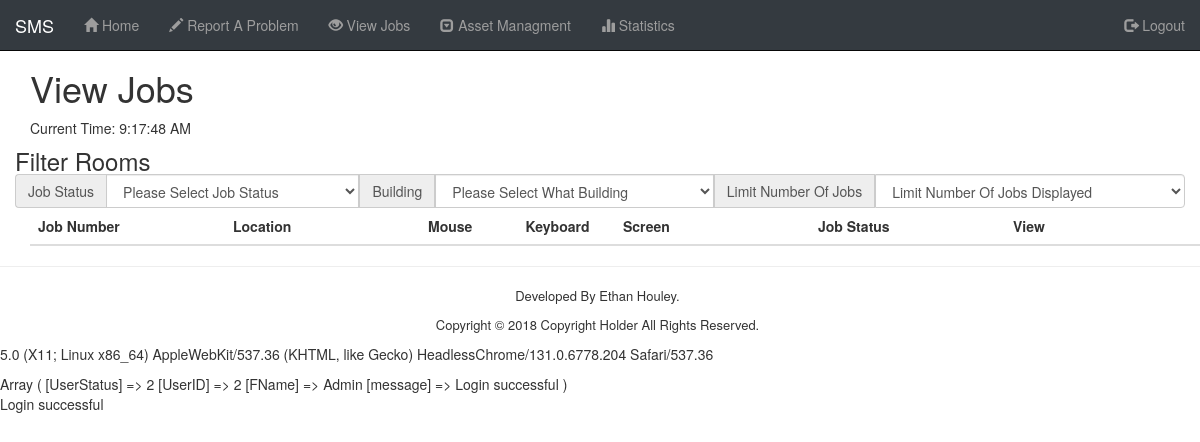
Page /View/View_Jobs.php (signed in) on the earlier database version.
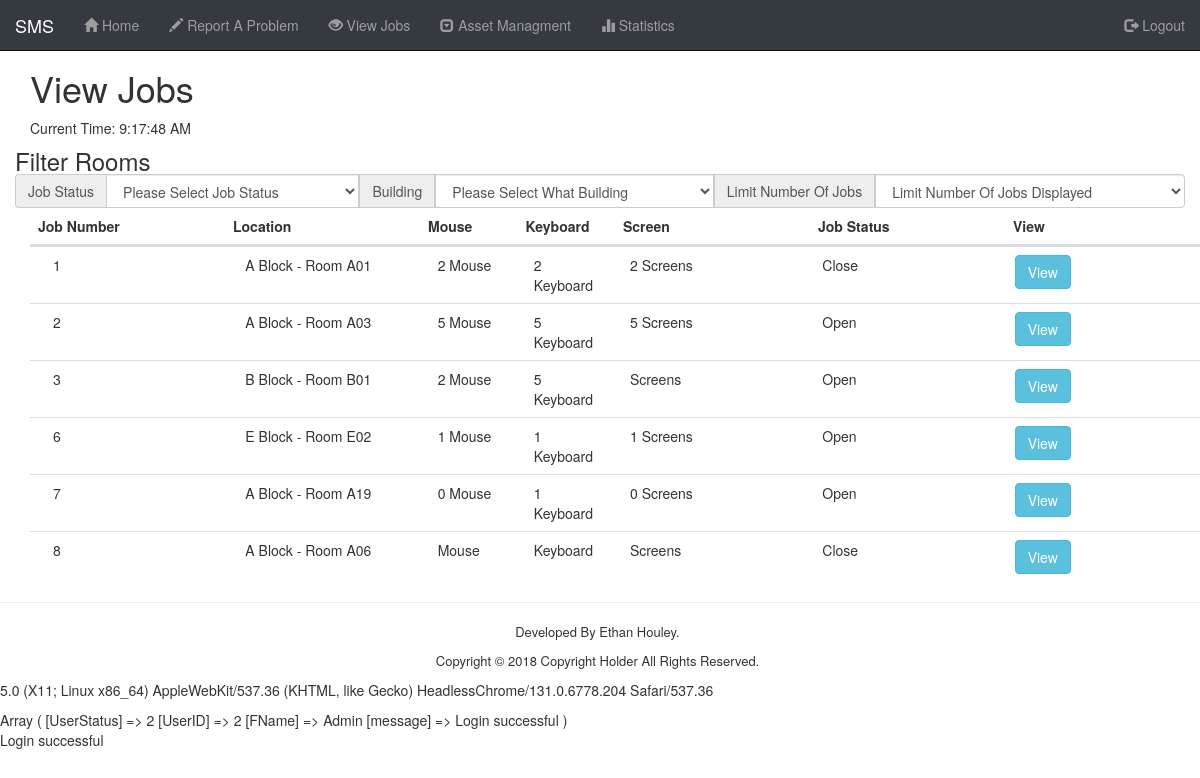
Same page on the later database version.
### tables this page shows
CREATE TABLE `job` (
  `JobID` int(10) UNSIGNED NOT NULL,
  `DateLogged` timestamp NOT NULL DEFAULT CURRENT_TIMESTAMP,
  `UserID` int(10) UNSIGNED NOT NULL,
  `RoomID` int(10) UNSIGNED NOT NULL,
  `AssetID` int(10) UNSIGNED DEFAULT NULL,
  `Broken_Mouse` varchar(255) DEFAULT NULL,
  `Broken_Keyboard` varchar(255) DEFAULT NULL,
  `Broken_Screen` varchar(255) DEFAULT NULL,
  `ExtraInfo` text,
  `JobStatusID` int(10) UNSIGNED NOT NULL DEFAULT '0',
  `PartsUsed` varchar(255) DEFAULT NULL,
  `DateComplete` timestamp NULL DEFAULT CURRENT_TIMESTAMP
);

CREATE TABLE `building` (
  `BuildingID` int(10) UNSIGNED NOT NULL,
  `BuildingName` varchar(255) NOT NULL
);

CREATE TABLE `rooms` (
  `RoomID` int(10) UNSIGNED NOT NULL,
  `RoomName` varchar(255) NOT NULL,
  `BuildingID` int(10) UNSIGNED NOT NULL
);

CREATE TABLE `jobstatus` (
  `JobStatusID` int(10) UNSIGNED NOT NULL,
  `JobStatusName` varchar(10) NOT NULL
);

### Model/Functions.php (called while the page is built, shortened)
<?php
  function ViewAllJobs() {
    $JobsLogged_MySQL = "SELECT * FROM job
    INNER JOIN rooms ON job.RoomID = rooms.RoomID
    INNER JOIN building ON rooms.BuildingID = building.BuildingID
    INNER JOIN jobstatus ON job.JobStatusID = jobstatus.JobStatusID;";
    $conn = dbConnect();
    $stmt = $conn->prepare($JobsLogged_MySQL);
    $stmt->execute();
    $CompleteJobsList = $stmt->fetchAll();
    return $CompleteJobsList;
  }
 ?>

### View/View_Jobs.php (the view, shortened to what this page needs)
<?php
	require_once '../View/Include/Master_Include.php';
?>
<div class="Work_Around_Nav">
  <div class="container">
    <h1>View Jobs</h1>
  </div>
	<div class="container">
		<div class="row">
		<div class="No_Phone No_Tablet">
				<div class="row_heading">
			 <h3>Filter Rooms</h3>
		 </div>
		 <div class="input-group">
        <span class="input-group-addon" id="basic-addon1">Job Status</span>
        <select class="form-control" name="JobStatus" id="JobStatus">
          <option disabled selected>Please Select Job Status</option>
        </select>
        <span class="input-group-addon" id="basic-addon1">Building</span>
				<select class="form-control" name="Building" id="BuildingNumber" onchange="GetRoomInfo(this.value)">
					<option disabled selected>Please Select What Building </option>
					<?php
 				 echo "</select>";
 				 ?>
          <span class="input-group-addon" id="basic-addon1">Limit Number Of Jobs</span>
          <select class="form-control" name="Displayed" id="Displayed">
            <option disabled selected>Limit Number Of Jobs Displayed </option>
          </select>
		 </div>
		 </div>
		</div>
    <div class="container">
      <div class="row">
					<div class="col-md-2 col-xs-3 Heading_Table">Job Number</div>
					<div class="col-md-2 col-xs-3 Heading_Table">Location</div>
					<div class="col-md-1 No_Phone No_Tablet Heading_Table">Mouse</div>
					<div class="col-md-1 No_Phone No_Tablet Heading_Table">Keyboard</div>
					<div class="col-md-2 No_Phone No_Tablet Heading_Table">Screen</div>
					<div class="col-md-2 col-xs-3 Heading_Table">Job Status</div>
					<div class="col-md-2 col-xs-2 Heading_Table">View</div>
      </div>
      <div>
      <?php
				$CompleteJobsList  = ViewAllJobs();
        foreach($CompleteJobsList  as $row) {
          echo '<div class="Row_Table row">';
          echo '<div class="col-md-2 col-xs-3"> ' . $row['JobID'] . ' </div>';
          echo '<div class="col-md-2 col-xs-3">'. $row['BuildingName'] . ' - Room ' . $row['RoomName'] . '</div>';
          echo '<div class="col-md-1 No_Phone No_Tablet">' . $row['Broken_Mouse'] . ' Mouse</div>';
          echo '<div class="col-md-1 No_Phone No_Tablet">' . $row['Broken_Keyboard'] . ' Keyboard</div>';
          echo '<div class="col-md-2 No_Phone No_Tablet">' . $row['Broken_Screen'] . ' Screens</div>';
          echo '<div class="col-md-2 col-xs-3">' . $row['JobStatusName'] . '</div>';
					if ($row['JobStatusID'] == 2) {
						echo '<div class="col-md-2 col-xs-2"><button type="button" class="btn btn-ms btn-info" name="button" onclick="CloseStaffViewableJob(this)" value="'. $row['JobID'] .'" data-toggle="modal" data-target="#CloseJobInfo">View</button></div>';
					} else {
          	echo '<div class="col-md-2 col-xs-2">
							<button type="button" class="btn btn-ms btn-info" name="button" onclick="OpenJob(this)" value="'. $row['JobID'] .'" data-toggle="modal" data-target="#JobInfo">View</button>
							</div>';
					}
          echo "</div>";
        }
      ?>
		</div>
	</div>
  </div>
  <hr>
</div>

Differences in the rows shown:
added job: JobID "1", building.BuildingName "A Block", RoomID.RoomName "A01", Broken_Mouse "2", Broken_Keyboard "2", Broken_Screen "2", JobStatusID.JobStatusName "Close"
added job: JobID "2", building.BuildingName "A Block", RoomID.RoomName "A03", Broken_Mouse "5", Broken_Keyboard "5", Broken_Screen "5", JobStatusID.JobStatusName "Open"
added job: JobID "3", building.BuildingName "B Block", RoomID.RoomName "B01", Broken_Mouse "2", Broken_Keyboard "5", JobStatusID.JobStatusName "Open"
added job: JobID "6", building.BuildingName "E Block", RoomID.RoomName "E02", Broken_Mouse "1", Broken_Keyboard "1", Broken_Screen "1", JobStatusID.JobStatusName "Open"
added job: JobID "7", building.BuildingName "A Block", RoomID.RoomName "A19", Broken_Mouse "0", Broken_Keyboard "1", Broken_Screen "0", JobStatusID.JobStatusName "Open"
added job: JobID "8", building.BuildingName "A Block", RoomID.RoomName "A06", JobStatusID.JobStatusName "Close"
